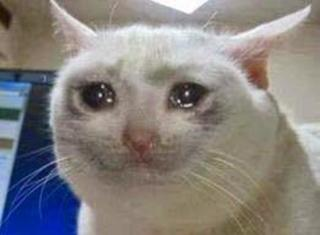
#> input picture zad14/sadcat.jpg, 320 x 235 px, found by its file name
$ python zad3_4.py
#> lines starting #> are read from the running program, lines starting #| are printed output that depends on the picture
import cv2
import numpy as np

image=cv2.imread("../sadcat.jpg")
#> image is the input picture: shape (235, 320, 3); mean B, G, R 127.6, 129.9, 134.1
cv2.imshow("Before",image)

height, width, channels = image.shape
#> height = 235; width = 320; channels = 3
print(f"Wysokość: {height} pikseli")
#| Wysokość: 235 pikseli
print(f"Szerokość: {width} pikseli")
#| Szerokość: 320 pikseli

M=np.float32([[1,0,150],[0,1,180]])
shifted=cv2.warpAffine(image,M,(image.shape[1],image.shape[0]))
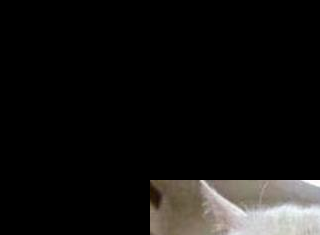
#> shifted: shape (235, 320, 3); mean B, G, R 17.3, 18.5, 19.5
cv2.imshow("After",shifted)

cv2.waitKey(0)
cv2.destroyAllWindows()
